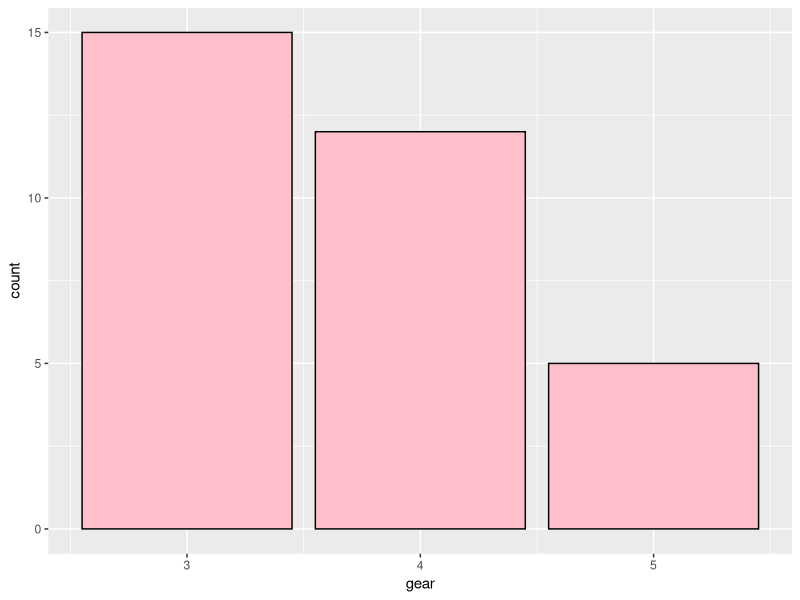
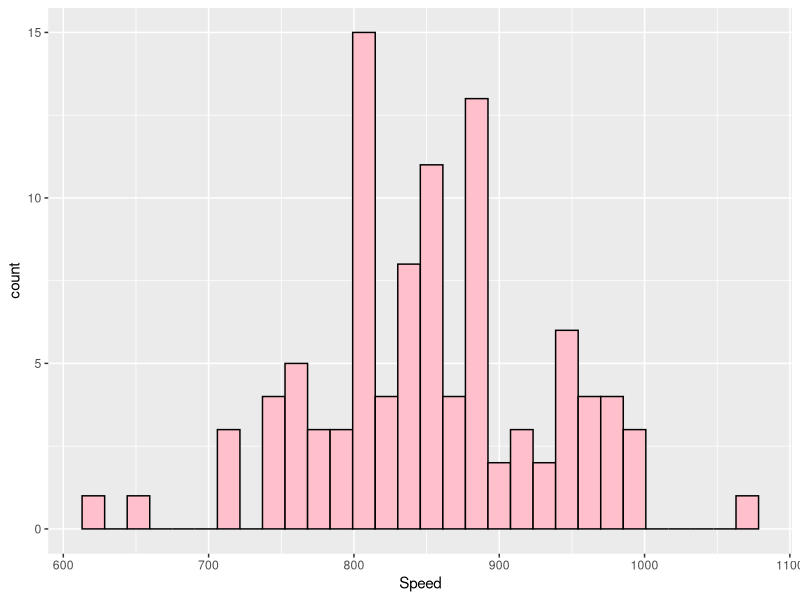
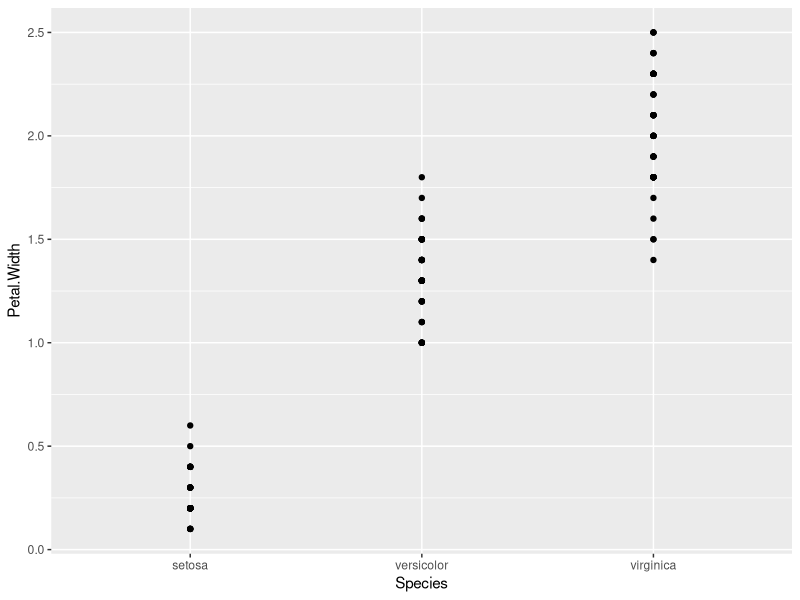
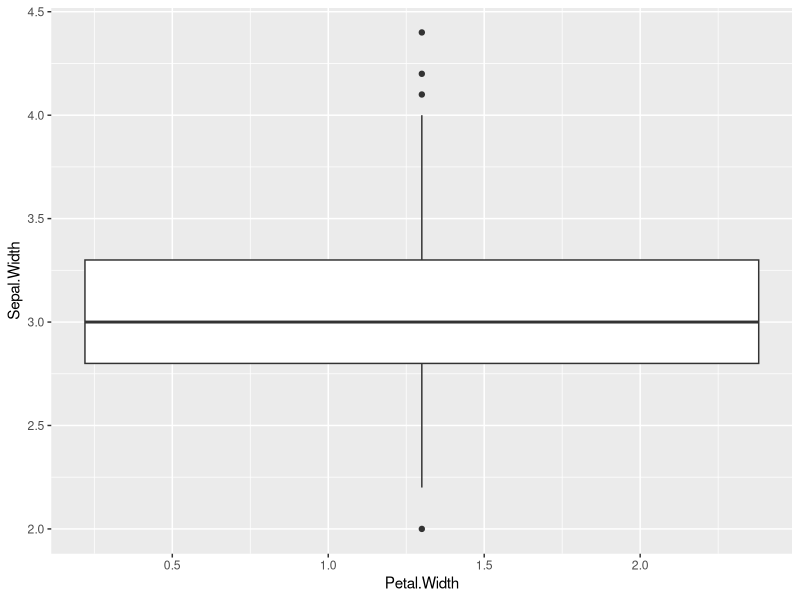

These figures' R source, in order:
library(ggplot2)
mtcars
   


ggplot(data = mtcars, aes(x = gear)) +
  geom_bar(fill = "pink", colour = "black")



ggplot(data = morley, aes(x =Speed)) +
  geom_histogram(fill = "pink", colour = "black")



ggplot(data = iris, aes(x = Species, y=Petal.Width)) +
  geom_point()



ggplot(iris, aes(x=Petal.Width , y= Sepal.Width)) +
  geom_boxplot()

